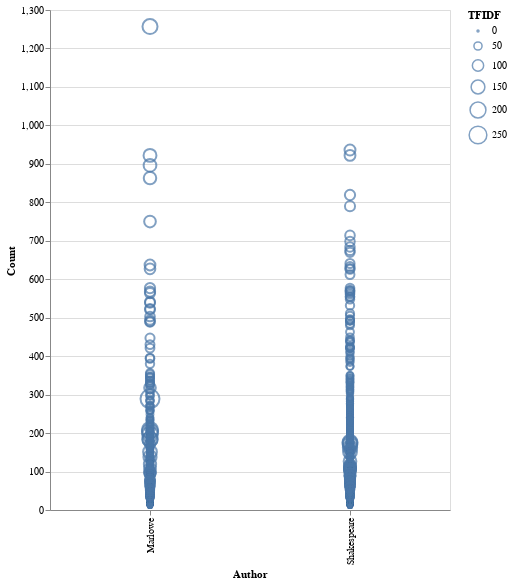

Here is the notebook cell this chart was saved with:
### Markdown cell above
Problem 6

Instructions: Build a visualization that allows you to explore the correlation of word counts for Marlowe and Shakespeare. What does this tell you about the styles of the two authors? Note: You will need to aggregate your data to answer this question.

### Code cell
df_aggr = df_raw.sort_values(['Count'], ascending=[False])
df_shortened=df_aggr.head(5000).reset_index()
alt.Chart(df_shortened, height = 500, width = ).mark_point().encode(
    x='Author',
    y='Count',
    size='TFIDF'
    
).interactive()

### Figure 1 — Vega-Lite specification as saved in the notebook (floating-point values rounded to 4 significant figures; data arrays with more than 128 entries replaced by an {"elided": "..."} marker saying what was removed)
{"$schema": "https://vega.github.io/schema/vega-lite/v2.6.0.json", "config": {"view": {"height": 300, "width": 400}}, "data": {"name": "data-5477e7648e8a04b43d7d4d329f9b8c1d"}, "datasets": {"data-5477e7648e8a04b43d7d4d329f9b8c1d": {"elided": "5000 records"}}, "encoding": {"size": {"field": "TFIDF", "type": "quantitative"}, "x": {"field": "Author", "type": "nominal"}, "y": {"field": "Count", "type": "quantitative"}}, "height": 500, "mark": "point", "selection": {"selector029": {"bind": "scales", "encodings": ["x", "y"], "mark": {"fill": "#333", "fillOpacity": 0.125, "stroke": "white"}, "on": "[mousedown, window:mouseup] > window:mousemove!", "resolve": "global", "translate": "[mousedown, window:mouseup] > window:mousemove!", "type": "interval", "zoom": "wheel!"}}}
